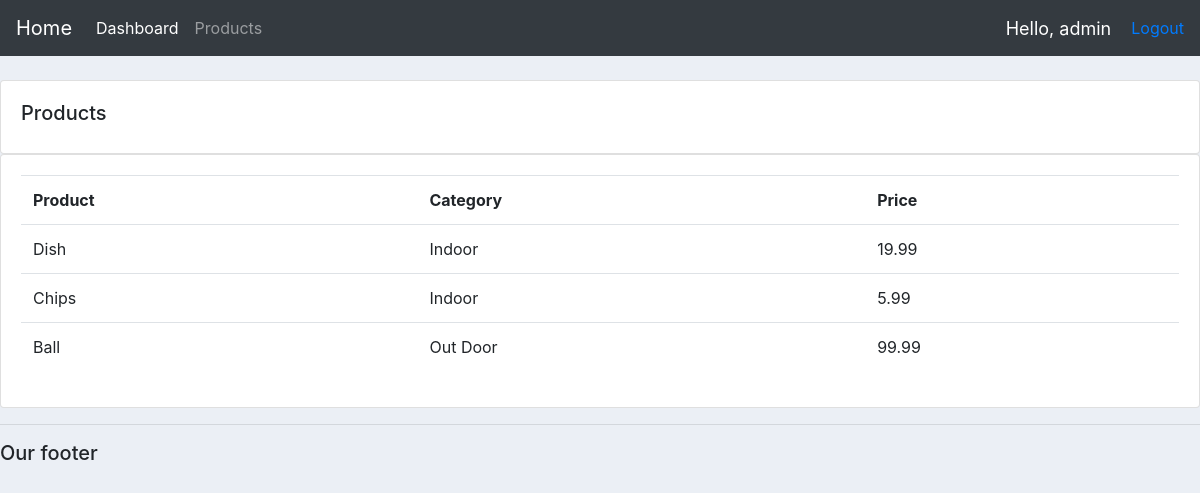
Screenshot of /products/ (signed in) with the database file from the repository.
### accounts/models.py (models this page shows, shortened)
class Product(models.Model):
    CATEGORY = (
        ('Indoor', 'Indoor'),
        ('Out Door', 'Out Door')
    )
    name = models.CharField(max_length=200, null=True)
    price = models.FloatField(null=True)
    category = models.CharField(max_length=200, null=True, choices=CATEGORY)
    description = models.CharField(max_length=200, null=True)
    date_created = models.DateTimeField(auto_now_add=True, null=True)
    tags = models.ManyToManyField(Tag)

### accounts/decorators.py (the view)
        def wrapper_func(request, *args, **kwargs):
            group = None
            if request.user.groups.exists():
                group = request.user.groups.all()[0].name
            if group in allowed_roles:
                return view_func(request, *args, **kwargs)
            else:
                return HttpResponse('You are not authorized to view this page!')

### accounts/views.py (called while the page is built)
@login_required(login_url='login')
@allowed_users(allowed_roles=['admin'])
def products(request):
    products = Product.objects.all()
    return render(request, 'accounts/products.html', {'products': products})

### templates/accounts/products.html
{% extends 'accounts/main.html' %}
{% block content %}
    <br>
		<div class="row">
			<div class="col-md">
				<div class="card card-body">
					<h5>Products</h5>
				</div>
				<div class="card card-body">
					<table class="table">
						<tr>
							<th>Product</th>
							<th>Category</th>
							<th>Price</th>
						</tr>
                        {% for i in products %}
                            <tr>
                                <td>{{ i.name }}</td>
                                <td>{{ i.category }}</td>
                                <td>{{ i.price }}</td>
                            </tr>
                        {% endfor %}
					</table>
				</div>
			</div>
		</div>
{% endblock %}

### templates/accounts/navbar.html (shortened to what this page needs)
{% load static %}
<nav class="navbar navbar-expand-lg navbar-dark bg-dark">
  <a class="navbar-brand" href="#">Home</a>
  <div class="collapse navbar-collapse" id="navbarSupportedContent">
    <ul class="navbar-nav mr-auto">
      <li class="nav-item active">
          {% if request.user.is_staff %}
        <a class="nav-link" href="{% url 'home' %}">Dashboard</a>
      </li>
      <li class="nav-item">
        <a class="nav-link" href="{% url 'products' %}">Products</a>
      </li>
           {% endif %}
    </ul>
  </div>
    <span id="hello-msg">Hello, {{ request.user }}</span>
    <span><a href="{% url 'logout' %}">Logout</a></span>
</nav>

### static/css/main.css (style rules this page uses)
body { background-color: #ebeff5; }

### templates/accounts/navbar.html (style rules this page uses)
#hello-msg { font-size: 18px; color: #fff; margin-right: 20px; }

### rows the page displays
Product: name "Dish", category "Indoor", price "19.99"
Product: name "Chips", category "Indoor", price "5.99"
Product: name "Ball", category "Out Door", price "99.99"

### other values shown
{{ request.user }} "admin"
